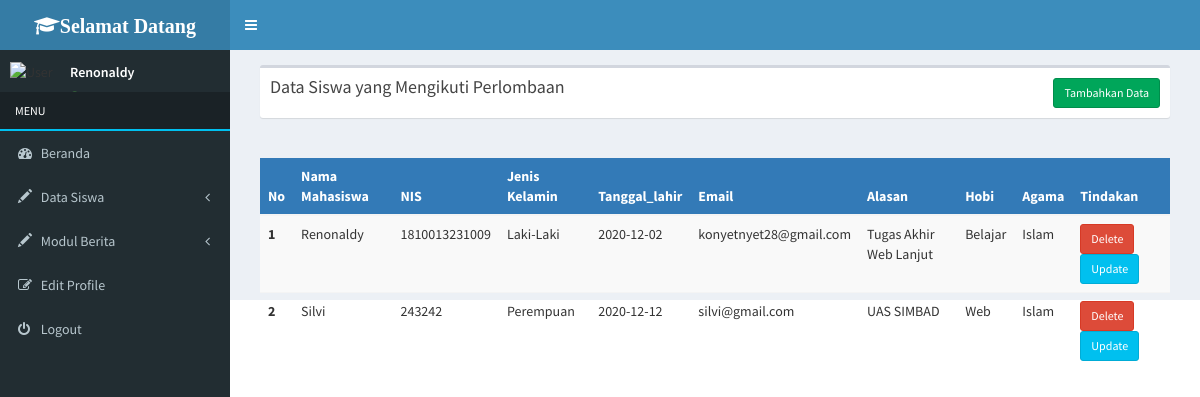
/index.php/siswa, run on the app's committed database.
### tables this page shows
CREATE TABLE `anggota` (
  `user_id` int(11) NOT NULL,
  `Nama` varchar(100) DEFAULT NULL,
  `Password` varchar(100) DEFAULT NULL,
  `Email` varchar(100) DEFAULT NULL,
  `Kelas` varchar(100) DEFAULT NULL,
  `Tanggal_lahir` date DEFAULT NULL,
  `Alasan` varchar(100) DEFAULT NULL,
  `Hobi` varchar(100) DEFAULT NULL,
  `Agama` varchar(100) DEFAULT NULL
);

### application/controllers/Siswa.php (called while the page is built, shortened)
<?php
class Siswa extends CI_Controller{
    function __construct(){
        $this->load->model('siswa_model');
    }
    function index(){
        $data['anggota'] = $this->siswa_model->get_siswa();
        $this->load->view('siswa_view',$data);
}
}

### index.php (called while the page is built, shortened)
<?php
require_once BASEPATH.'core/CodeIgniter.php';

### application/models/Siswa_model.php (called while the page is built, shortened)
<?php
class Siswa_model extends CI_Model{
function get_siswa(){
$result = $this->db->get('anggota');
return $result;
}
}

### application/views/siswa_view.php (the view, shortened to what this page needs)
<!DOCTYPE html>
<html>
  <head>
    <link rel="stylesheet" href="http://localhost/portal/asset/admin/bootstrap/css/bootstrap.min.css">
    <link rel="stylesheet" href="https://maxcdn.bootstrapcdn.com/font-awesome/4.4.0/css/font-awesome.min.css">
    <link rel="stylesheet" href="https://code.ionicframework.com/ionicons/2.0.1/css/ionicons.min.css">
    <link rel="stylesheet" href="http://localhost/portal//asset/admin/plugins/datatables/dataTables.bootstrap.css">
    <link rel="stylesheet" href="http://localhost/portal/asset/admin/dist/css/AdminLTE.min.css">
    <link rel="stylesheet" href="http://localhost/portal/asset/admin/dist/css/skins/_all-skins.min.css">
    <link rel="stylesheet" href="http://localhost/portal/asset/admin/plugins/iCheck/flat/blue.css">
    <link rel="stylesheet" href="http://localhost/portal/asset/admin/plugins/morris/morris.css">
    <link rel="stylesheet" href="http://localhost/portal/asset/admin/plugins/jvectormap/jquery-jvectormap-1.2.2.css">
    <link rel="stylesheet" href="http://localhost/portal/asset/admin/plugins/datepicker/datepicker3.css">
    <link rel="stylesheet" href="http://localhost/portal/asset/admin/plugins/daterangepicker/daterangepicker-bs3.css">
      <link rel="stylesheet" href="https://almsaeedstudio.com/themes/AdminLTE/plugins/pace/pace.min.css">
  </head>
  <body class="hold-transition skin-blue sidebar-mini">
    <div class="wrapper">
      <header class="main-header">
        <a href="administrator/home" class="logo">
          <span class="fa fa-mortar-board"><b>Selamat Datang</b></span>
        </a>
        <nav class="navbar navbar-static-top" role="navigation">
          <a href="#" class="sidebar-toggle" data-toggle="offcanvas" role="button">
					</a>
          </div>
      <aside class="main-sidebar">
                  <section class="sidebar">
          <div class="user-panel">
            <div class="pull-left image">
                        <img src="http://localhost/portal/asset/foto_user/WhatsApp_Image_2020-06-12_at_21_37_44.png" class="img" alt="User Image">
            </div>
            <div class="pull-left info">
              <p>Renonaldy</p>              <a href="#"><i class="fa fa-circle text-success"></i> Online</a>
            </div>
          </div>
          <ul class="sidebar-menu">
            <li class="header" style='color:#fff; text-transform:uppercase; border-bottom:2px solid #00c0ef'>MENU <span class='uppercase'><?php echo $this->session->level; ?></span></li>
						<li><a href="<?php echo base_url(); ?>administrator/home"><i class="fa fa-dashboard"></i> <span>Beranda</span></a></li>
						<li class="treeview">
              <a href="#"><i class="glyphicon glyphicon-pencil"></i> <span>Data Siswa</span><i class="fa fa-angle-left pull-right"></i></a>
							</li>
            <li class="treeview">
              <a href="administrator/home"><i class="glyphicon glyphicon-pencil"></i> <span>Modul Berita</span><i class="fa fa-angle-left pull-right"></i></a>
            </li>
            <li><a href="<?php echo base_url(); ?>administrator/edit_manajemenuser/<?php echo $this->session->username; ?>"><i class="fa fa-edit"></i> <span>Edit Profile</span></a></li>
            <li><a href="<?php echo base_url(); ?>administrator/logout"><i class="fa fa-power-off"></i> <span>Logout</span></a></li>
          </ul>
        </section>
      </aside>
      <div class="content-wrapper">
    <section class="content">
		<div class="col-xs-12">
              <div class="box">
                <div class="box-header">
                  <b><h3 class="box-title">Data Siswa yang Mengikuti Perlombaan</h3></b>
                  <a class='pull-right btn btn-success btn-sm' href='<?php echo base_url(); ?>siswa/add_new'>Tambahkan Data</a>
                </div>
        </div>
				<br />
        <div class="table-responsive">
        <table class="table table-striped jambo_table bulk_action bg-light">
            <thead class="bg-primary">
            <tr>
            <th scope="col">No</th>
            <th scope="col">Nama Mahasiswa</th>
            <th scope="col">NIS</th>
						<th scope="col">Jenis Kelamin</th>
						<th scope="col">Tanggal_lahir</th>
            <th scope="col">Email</th>
            <th scope="col">Alasan</th>
            <th scope="col">Hobi</th>
            <th scope="col">Agama</th>
            <th scope="col">Tindakan</th>
            </tr>
            </thead>
            <?php
            $count = 0;
            foreach ($anggota->result() as $row) :
            $count++;
            ?>
            <tr>
            <th scope="row"><?php echo
            $count;?></th>
            <td><?php echo $row->Nama;?></td>
            <td><?php echo $row->Password;?></td>
						<td><?php echo $row->Kelas;?></td>
						            <td><?php echo $row->Tanggal_lahir;?></td>
            <td><?php echo $row->Email;?></td>
            <td><?php echo $row->Alasan;?></td>
            <td><?php echo $row->Hobi;?></td>
            <td><?php echo $row->Agama;?></td>
            <td>
						<a href="<?php echo site_url('siswa/delete/'.$row->user_id);?>" onclick ="return confirm('Apakah yakin ingin menghapus ?')" class="btn btn-sm btn-danger">Delete</a>
            <a href="<?php echo site_url('siswa/get_edit/'.$row->user_id);?>" class="btn btn-sm btn-info">Update</a>
						</td>
            </tr>
            <?php endforeach;?>
            </table>
        </div>
      </div>
    </section>

### data on the page
anggota: Nama "Renonaldy", Password "1810013231009", Kelas "Laki-Laki", Tanggal_lahir "2020-12-02", Email "konyetnyet28@gmail.com", Alasan "Tugas Akhir Web Lanjut", Hobi "Belajar", Agama "Islam"
anggota: Nama "Silvi", Password "243242", Kelas "Perempuan", Tanggal_lahir "2020-12-12", Email "silvi@gmail.com", Alasan "UAS SIMBAD", Hobi "Web", Agama "Islam"
